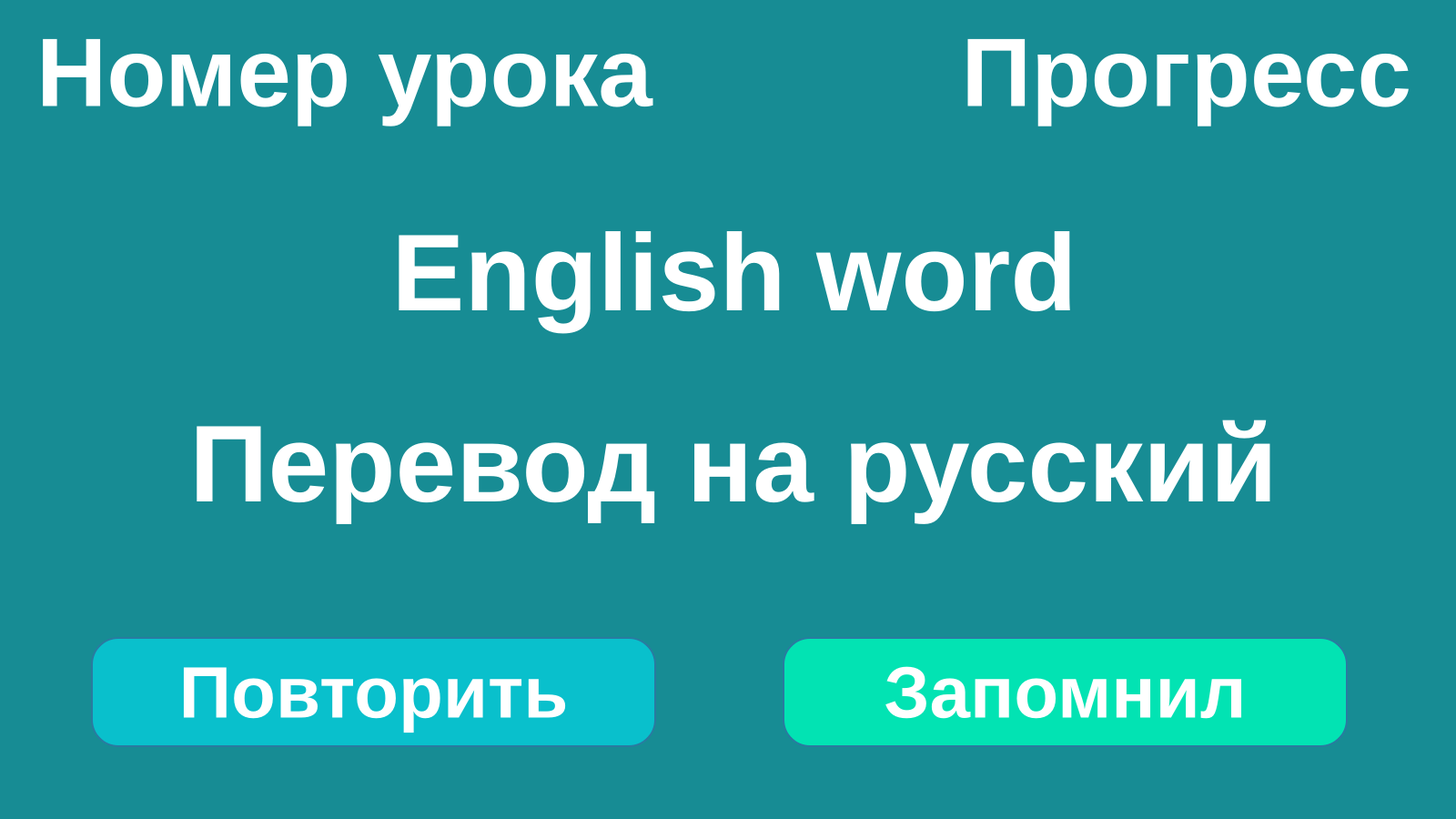
<?xml version="1.0" encoding="UTF-8"?>
<ui version="4.0">
 <class>MainWindow</class>
 <widget class="QMainWindow" name="MainWindow">
  <property name="geometry">
   <rect>
    <x>0</x>
    <y>0</y>
    <width>1600</width>
    <height>900</height>
   </rect>
  </property>
  <property name="windowTitle">
   <string>MainWindow</string>
  </property>
  <property name="styleSheet">
   <string notr="true">QWidget{
	background: #178c94;
}
QLabel{
	color: rgb(255, 255, 255);
}
QLineEdit { 
	background: #09C0CC ; 
	color: white;
	border : 2px solid #297BA0;
	border-radius: 30px;    
}

QPushButton { 
	background: #09C0CC ; 
	color: white;
	border : 2px solid #297BA0;
	border-radius: 30px;    
}</string>
  </property>
  <widget class="QWidget" name="centralwidget">
   <widget class="QPushButton" name="ready">
    <property name="geometry">
     <rect>
      <x>860</x>
      <y>700</y>
      <width>621</width>
      <height>121</height>
     </rect>
    </property>
    <property name="minimumSize">
     <size>
      <width>300</width>
      <height>100</height>
     </size>
    </property>
    <property name="font">
     <font>
      <family>Arial</family>
      <pointsize>60</pointsize>
      <weight>75</weight>
      <bold>true</bold>
     </font>
    </property>
    <property name="styleSheet">
     <string notr="true">background-color: #02E3B3;</string>
    </property>
    <property name="text">
     <string>Запомнил</string>
    </property>
   </widget>
   <widget class="QLabel" name="levelnumber">
    <property name="geometry">
     <rect>
      <x>40</x>
      <y>10</y>
      <width>771</width>
      <height>139</height>
     </rect>
    </property>
    <property name="font">
     <font>
      <family>Arial</family>
      <pointsize>80</pointsize>
      <weight>75</weight>
      <italic>false</italic>
      <bold>true</bold>
      <underline>false</underline>
      <strikeout>false</strikeout>
      <kerning>true</kerning>
     </font>
    </property>
    <property name="text">
     <string>Номер урока</string>
    </property>
    <property name="alignment">
     <set>Qt::AlignLeading|Qt::AlignLeft|Qt::AlignVCenter</set>
    </property>
   </widget>
   <widget class="QLabel" name="progress">
    <property name="geometry">
     <rect>
      <x>910</x>
      <y>10</y>
      <width>641</width>
      <height>139</height>
     </rect>
    </property>
    <property name="font">
     <font>
      <family>Arial</family>
      <pointsize>80</pointsize>
      <weight>75</weight>
      <italic>false</italic>
      <bold>true</bold>
      <underline>false</underline>
      <strikeout>false</strikeout>
      <kerning>true</kerning>
     </font>
    </property>
    <property name="text">
     <string>Прогресс</string>
    </property>
    <property name="alignment">
     <set>Qt::AlignRight|Qt::AlignTrailing|Qt::AlignVCenter</set>
    </property>
   </widget>
   <widget class="QLabel" name="russianword">
    <property name="geometry">
     <rect>
      <x>210</x>
      <y>440</y>
      <width>1192</width>
      <height>139</height>
     </rect>
    </property>
    <property name="font">
     <font>
      <family>Arial</family>
      <pointsize>90</pointsize>
      <weight>75</weight>
      <italic>false</italic>
      <bold>true</bold>
      <underline>false</underline>
      <strikeout>false</strikeout>
      <kerning>true</kerning>
     </font>
    </property>
    <property name="text">
     <string>Перевод на русский</string>
    </property>
    <property name="alignment">
     <set>Qt::AlignCenter</set>
    </property>
   </widget>
   <widget class="QPushButton" name="notready">
    <property name="geometry">
     <rect>
      <x>100</x>
      <y>700</y>
      <width>621</width>
      <height>121</height>
     </rect>
    </property>
    <property name="minimumSize">
     <size>
      <width>300</width>
      <height>100</height>
     </size>
    </property>
    <property name="font">
     <font>
      <family>Arial</family>
      <pointsize>60</pointsize>
      <weight>75</weight>
      <bold>true</bold>
     </font>
    </property>
    <property name="text">
     <string>Повторить</string>
    </property>
   </widget>
   <widget class="QLabel" name="englishword">
    <property name="geometry">
     <rect>
      <x>430</x>
      <y>230</y>
      <width>754</width>
      <height>139</height>
     </rect>
    </property>
    <property name="font">
     <font>
      <family>Arial</family>
      <pointsize>90</pointsize>
      <weight>75</weight>
      <bold>true</bold>
     </font>
    </property>
    <property name="text">
     <string>English word</string>
    </property>
    <property name="alignment">
     <set>Qt::AlignCenter</set>
    </property>
   </widget>
  </widget>
  <widget class="QMenuBar" name="menubar">
   <property name="geometry">
    <rect>
     <x>0</x>
     <y>0</y>
     <width>1600</width>
     <height>21</height>
    </rect>
   </property>
  </widget>
  <widget class="QStatusBar" name="statusbar"/>
 </widget>
 <resources/>
 <connections/>
</ui>
